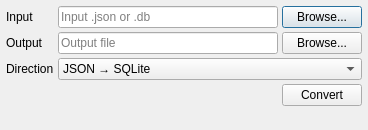
<?xml version="1.0" encoding="UTF-8"?>
<ui version="4.0">
 <class>MetadataConversionDialog</class>
 <widget class="QDialog" name="MetadataConversionDialog">
  <property name="geometry">
   <rect>
    <x>0</x>
    <y>0</y>
    <width>380</width>
    <height>150</height>
   </rect>
  </property>
  <property name="windowTitle">
   <string>Metadata Conversion</string>
  </property>
  <layout class="QVBoxLayout" name="mainLayout">
   <property name="spacing">
    <number>4</number>
   </property>
   <property name="sizeConstraint">
    <enum>QLayout::SetFixedSize</enum>
   </property>
   <property name="leftMargin">
    <number>6</number>
   </property>
   <property name="topMargin">
    <number>6</number>
   </property>
   <property name="rightMargin">
    <number>6</number>
   </property>
   <property name="bottomMargin">
    <number>6</number>
   </property>
   <item>
    <layout class="QFormLayout" name="formLayout">
     <property name="horizontalSpacing">
      <number>4</number>
     </property>
     <property name="verticalSpacing">
      <number>4</number>
     </property>
     <property name="fieldGrowthPolicy">
      <enum>QFormLayout::AllNonFixedFieldsGrow</enum>
     </property>
     <item row="0" column="0">
      <widget class="QLabel" name="inputLabel">
       <property name="text">
        <string>Input</string>
       </property>
      </widget>
     </item>
     <item row="0" column="1">
      <layout class="QHBoxLayout" name="inputLayout">
       <item>
        <widget class="QLineEdit" name="inputLineEdit">
         <property name="minimumSize">
          <size>
           <width>220</width>
           <height>0</height>
          </size>
         </property>
         <property name="placeholderText">
          <string>Input .json or .db</string>
         </property>
        </widget>
       </item>
       <item>
        <widget class="QPushButton" name="inputBrowseButton">
         <property name="text">
          <string>Browse...</string>
         </property>
        </widget>
       </item>
      </layout>
     </item>
     <item row="1" column="0">
      <widget class="QLabel" name="outputLabel">
       <property name="text">
        <string>Output</string>
       </property>
      </widget>
     </item>
     <item row="1" column="1">
      <layout class="QHBoxLayout" name="outputLayout">
       <item>
        <widget class="QLineEdit" name="outputLineEdit">
         <property name="minimumSize">
          <size>
           <width>220</width>
           <height>0</height>
          </size>
         </property>
         <property name="placeholderText">
          <string>Output file</string>
         </property>
        </widget>
       </item>
       <item>
        <widget class="QPushButton" name="outputBrowseButton">
         <property name="text">
          <string>Browse...</string>
         </property>
        </widget>
       </item>
      </layout>
     </item>
     <item row="2" column="0">
      <widget class="QLabel" name="directionLabel">
       <property name="text">
        <string>Direction</string>
       </property>
      </widget>
     </item>
     <item row="2" column="1">
      <widget class="QComboBox" name="directionComboBox">
       <property name="minimumSize">
        <size>
         <width>220</width>
         <height>0</height>
        </size>
       </property>
       <item>
        <property name="text">
         <string>JSON → SQLite</string>
        </property>
       </item>
       <item>
        <property name="text">
         <string>SQLite → JSON</string>
        </property>
       </item>
      </widget>
     </item>
    </layout>
   </item>
   <item>
    <layout class="QHBoxLayout" name="actionLayout">
     <item>
      <spacer name="actionSpacer">
       <property name="orientation">
        <enum>Qt::Horizontal</enum>
       </property>
       <property name="sizeHint" stdset="0">
        <size>
         <width>40</width>
         <height>20</height>
        </size>
       </property>
      </spacer>
     </item>
     <item>
      <widget class="QPushButton" name="convertButton">
       <property name="text">
        <string>Convert</string>
       </property>
      </widget>
     </item>
    </layout>
   </item>
   <item>
    <widget class="QLabel" name="statusLabel">
     <property name="sizePolicy">
      <sizepolicy hsizetype="Preferred" vsizetype="Fixed">
       <horstretch>0</horstretch>
       <verstretch>0</verstretch>
      </sizepolicy>
     </property>
     <property name="text">
      <string/>
     </property>
     <property name="wordWrap">
      <bool>true</bool>
     </property>
    </widget>
   </item>
  </layout>
 </widget>
 <connections/>
</ui>
